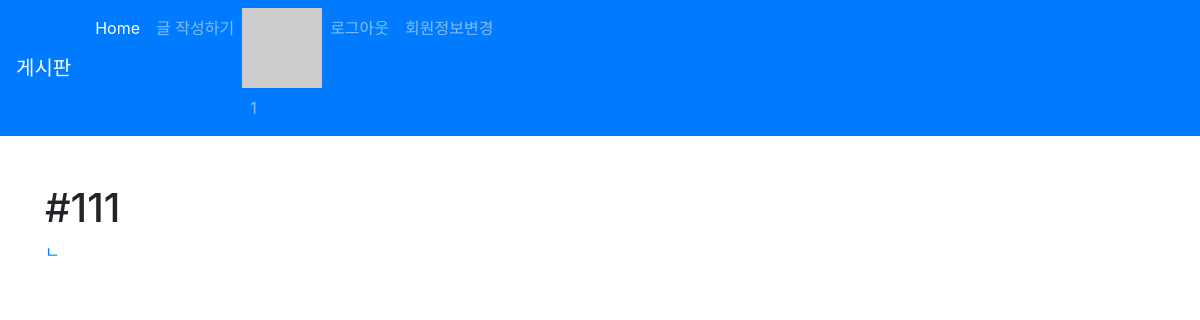
/hashtags/5/ (signed in), run on the app's committed database.
### accounts/models.py (models this page shows)
class User(AbstractUser):  # 확장 가능성을 위해 직접 만들어서 사용 권장
    followers = models.ManyToManyField(settings.AUTH_USER_MODEL, related_name='followings', blank=True)

### articles/models.py (models this page shows, shortened)
class HashTag(models.Model):
    content = models.TextField(unique=True)

class Article(models.Model):
    title = models.CharField(max_length=10)
    content = models.TextField()
    image = models.ImageField(blank=True)
    image_thumbnail = ImageSpecField(
        processors=[ResizeToFill(300, 300)],   #
        format='JPEG',   # format 옵션
        options={'quality': 80}  # 압축 퀄리티
    )
    created_at = models.DateTimeField(auto_now_add=True)
    updated_at = models.DateTimeField(auto_now=True)
    user = models.ForeignKey(settings.AUTH_USER_MODEL, on_delete=models.CASCADE)  # 로그인된 User객체 저장
    like_users = models.ManyToManyField(settings.AUTH_USER_MODEL, related_name='like_articles', blank=True)
    hashtags = models.ManyToManyField(HashTag, related_name='articles', blank=True)

### articles/views.py (the view)
# urls.py: path('hashtags/<int:tag_pk>/', views.hashtag, name='hashtag'),
def hashtag(request, tag_pk):
    hashtag = get_object_or_404(HashTag, pk=tag_pk)
    context = {
        'hashtag': hashtag
    }
    return render(request, 'articles/hashtag.html', context)

### articles/templatetags/gravatar.py (called while the page is built)
@register.filter
def makehash(user):
    email = user.email
    social_user = user.socialaccount_set.all().first()
    if social_user:
        return social_user.extra_data.get('properties').get('profile_image')
    return 'https://www.gravatar.com/avatar/' + hashlib.md5(email.strip().lower().encode('utf-8')).hexdigest()

### articles/templates/articles/hashtag.html
{% extends 'articles/base.html' %}
{% block body %}
<h1>{{ hashtag.content }}</h1>
{% for article in hashtag.articles.all %}
    <a href="{% url 'articles:detail' article.pk %}">
    <p>{{ article.title }}</p>
    </a>
{% endfor %}
{% endblock %}

### articles/templates/_navbar.html (shortened to what this page needs)
<nav class="navbar navbar-expand-lg navbar-dark bg-primary">
    <a class="navbar-brand" href="/articles/">게시판</a>
    <div class="collapse navbar-collapse" id="navbarNav">
      <ul class="navbar-nav">
        <li class="nav-item active">
          <a class="nav-link" href="/articles/">Home <span class="sr-only">(current)</span></a>
        </li>
        {% if user.is_authenticated %}
        <li class="nav-item">
          <a class="nav-link" href="/articles/create/">글 작성하기</a>
        </li>
        {% else %}
        {% comment %} <li class="nav-item">
          <a class="nav-link disabled" href="/articles/create/">글 작성하기</a>
        </li> {% endcomment %}
        {% endif %}
        {% if user.is_authenticated %}
        <li class="nav-item">
          {% load gravatar %}
          <img src="{{ user|makehash }}" alt="">
          <a class="nav-link" href="{% url 'accounts:profile' user.pk %}">{{ user.username }} </a>
        </li>
        <li class="nav-item">
          <a class="nav-link" href="{% url "accounts:logout" %}">로그아웃 </a>
        </li>
        <li class="nav-item">
          <a class="nav-link" href="{% url "accounts:update" %}">회원정보변경 </a>
        </li>
        {% endif %}
      </ul>
    </div>
  </nav>

### data on the page
User: username "1"
HashTag: content "#111"
Article: title "ㄴ"
